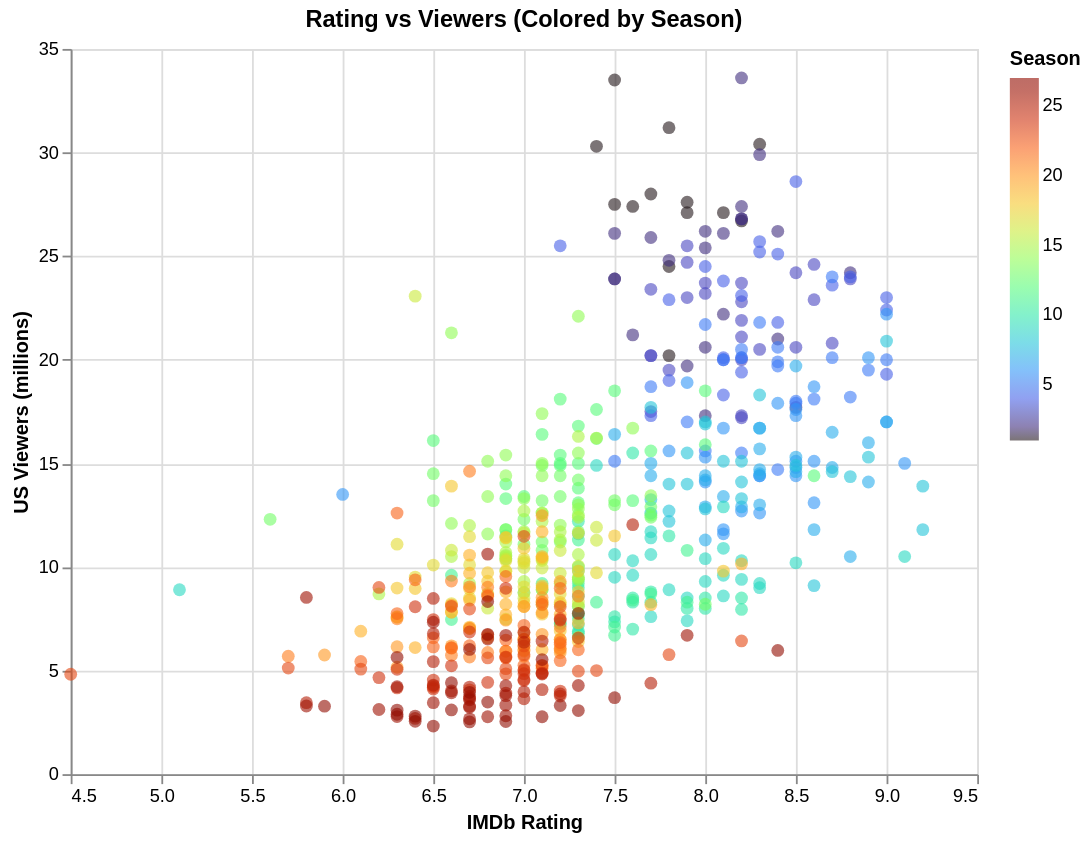

Notebook cell for this chart:
### Code cell
# Scatter colored by season (all 27)
alt.Chart(df).mark_circle(size=50, opacity=0.6).encode(
    x=alt.X("imdb_rating:Q", title="IMDb Rating", scale=alt.Scale(zero=False)),
    y=alt.Y("us_viewers_in_millions:Q", title="US Viewers (millions)"),
    color=alt.Color("season:Q", scale=alt.Scale(scheme="turbo"), title="Season"),
    tooltip=["title:N", "season:O", "imdb_rating:Q", "us_viewers_in_millions:Q"],
).properties(width=500, height=400, title="Rating vs Viewers (Colored by Season)")

### Figure 1 — Vega-Lite specification as saved in the notebook (floating-point values rounded to 4 significant figures; data arrays with more than 128 entries replaced by an {"elided": "..."} marker saying what was removed)
{"config": {"view": {"continuousWidth": 300, "continuousHeight": 300}}, "data": {"name": "data-ca1a322456cd13f9c31a272da9e50162"}, "mark": {"type": "circle", "opacity": 0.6, "size": 50}, "encoding": {"color": {"field": "season", "scale": {"scheme": "turbo"}, "title": "Season", "type": "quantitative"}, "tooltip": [{"field": "title", "type": "nominal"}, {"field": "season", "type": "ordinal"}, {"field": "imdb_rating", "type": "quantitative"}, {"field": "us_viewers_in_millions", "type": "quantitative"}], "x": {"field": "imdb_rating", "scale": {"zero": false}, "title": "IMDb Rating", "type": "quantitative"}, "y": {"field": "us_viewers_in_millions", "title": "US Viewers (millions)", "type": "quantitative"}}, "height": 400, "title": "Rating vs Viewers (Colored by Season)", "width": 500, "$schema": "https://vega.github.io/schema/vega-lite/v6.1.0.json", "datasets": {"data-ca1a322456cd13f9c31a272da9e50162": {"elided": "596 records"}}}
